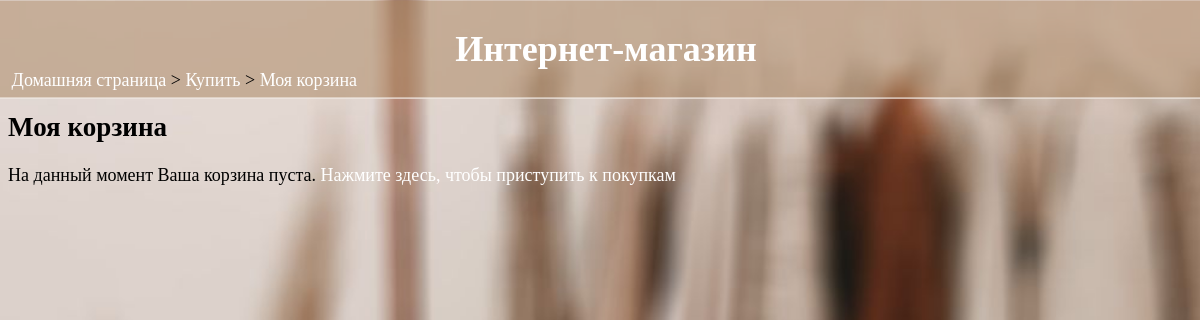
The page /buy/cart/ (signed in) on the database as committed earlier.
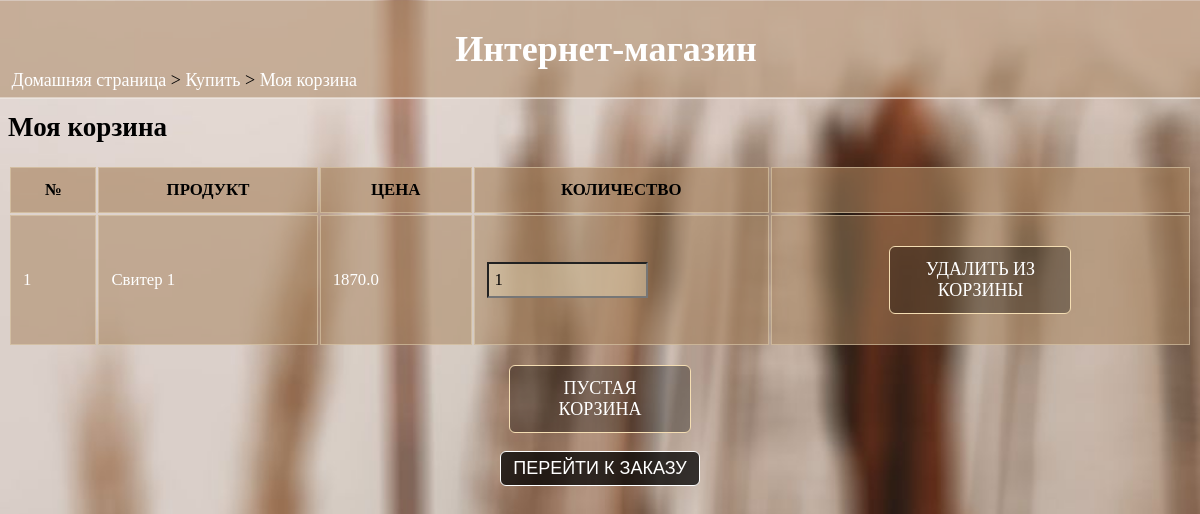
The same page on the database as committed later.
### data/product.py (models this page shows)
class Product(SqlAlchemyBase, UserMixin):
    __tablename__ = 'product'
    prodID = sqlalchemy.Column(sqlalchemy.Integer, primary_key=True, autoincrement=True)
    name = sqlalchemy.Column(sqlalchemy.String)
    quantity = sqlalchemy.Column(sqlalchemy.Integer)
    category = sqlalchemy.Column(sqlalchemy.String)
    cost_price = sqlalchemy.Column(sqlalchemy.Float)
    sell_price = sqlalchemy.Column(sqlalchemy.Float)
    description = sqlalchemy.Column(sqlalchemy.String)
    sellID = sqlalchemy.Column(sqlalchemy.Integer, sqlalchemy.ForeignKey("sellers.sellID"))

### shop.py (the view, shortened to what this page needs)
@app.route("/buy/cart/", methods=["POST", "GET"])
def my_cart():
    if 'userid' not in session:
        return redirect(url_for('home'))
    if session['type'] == "Seller":
        abort(403)
    cart = get_cart(session['userid'])
    return render_template('my_cart.html', cart=cart)

### data/db_session.py (called while the page is built)
def create_session() -> Session:
    global __factory
    return __factory()

### shop.py (called while the page is built)
def get_cart(custID):
    db_sess = db_session.create_session()
    s = db_sess.query(Cart.prodID, func.sum(Cart.quantity)).group_by(Cart.prodID).filter(Cart.custID == custID).all()
    b = []
    if len(s) != 0:
        for i in s:
            j, f = i
            a = db_sess.query(Product).filter(Product.prodID == j)[0]
            a = (a.prodID, a.name, a.sell_price, f, a.quantity)
            b.append(a)
        res = [i for i in b]
        return res
    else:
        res = ''
        return res

### templates/my_cart.html (shortened to what this page needs)
<html>
<head>
  <link rel="stylesheet" href="{{url_for('static', filename='main.css')}}">
</head>
<body>
  <div class="sticky">
    <h1>Интернет-магазин</h1>
  </div>
  <div class="nav">
    <p><a href="/">Домашняя страница</a> > <a href="/buy">Купить</a> > <a href="">Моя корзина</a></p>
  </div>
  <h2>Моя корзина</h2>
  {% if cart|length==0 %}
  <p>На данный момент Ваша корзина пуста. <a href="/buy">Нажмите здесь, чтобы приступить к покупкам</a></p>
  {% else %}
  <form action="" method="POST">
    <table>
      <tr>
        <th>№</th><th>ПРОДУКТ</th><th>ЦЕНА</th><th>КОЛИЧЕСТВО</th><th></th>
      </tr>
    {% set cnt={'val':1} %}
    {% for item in cart %}
    <tr>
      <td>{{cnt['val']}}</td><td><a href="/viewproduct/{{item[0]}}">{{item[1]}}</a></td><td>{{item[2]}}</td>
      <td><input name="qty{{item[0]}}" type="number" value="{{item[3]}}" min="1" max="{{item[4]}}" required></td>
      <td><p class="press"><a href="/buy/cart/delete/{{item[0]}}">УДАЛИТЬ ИЗ КОРЗИНЫ</p></td>
    </tr>
    {% endfor %}
  </table>
  <p class="press"><a href="/buy/cart/delete">ПУСТАЯ КОРЗИНА</a></p>
  <input type="submit" value="ПЕРЕЙТИ К ЗАКАЗУ" style="display:block; margin-left:auto; margin-right:auto; margin-top:1vw;">
  {% endif %}
  </form>
</body>
</html>

Rows that differ between the two databases and show on the page:
now on this page (row edited): Product: val "1", name "Свитер 1", sell_price "1870.0", item "1"
Other text that changed with them:
form field value: (not shown) → "ПЕРЕЙТИ К ЗАКАЗУ"
text no longer shown: "На данный момент Ваша корзина пуста. Нажмите здесь, чтобы приступить к покупкам"
text now shown: "№ ПРОДУКТ ЦЕНА КОЛИЧЕСТВО ПУСТАЯ КОРЗИНА"
